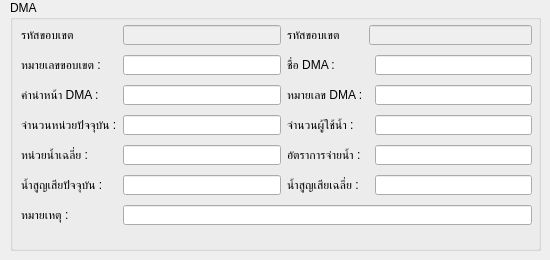
<?xml version="1.0" encoding="UTF-8"?>
<ui version="4.0">
 <class>Form</class>
 <widget class="QWidget" name="Form">
  <property name="geometry">
   <rect>
    <x>0</x>
    <y>0</y>
    <width>550</width>
    <height>260</height>
   </rect>
  </property>
  <property name="sizePolicy">
   <sizepolicy hsizetype="Fixed" vsizetype="Fixed">
    <horstretch>0</horstretch>
    <verstretch>0</verstretch>
   </sizepolicy>
  </property>
  <property name="minimumSize">
   <size>
    <width>550</width>
    <height>260</height>
   </size>
  </property>
  <property name="maximumSize">
   <size>
    <width>550</width>
    <height>260</height>
   </size>
  </property>
  <property name="baseSize">
   <size>
    <width>550</width>
    <height>250</height>
   </size>
  </property>
  <property name="windowTitle">
   <string>Form</string>
  </property>
  <widget class="QGroupBox" name="groupBox">
   <property name="geometry">
    <rect>
     <x>10</x>
     <y>0</y>
     <width>531</width>
     <height>251</height>
    </rect>
   </property>
   <property name="title">
    <string>DMA</string>
   </property>
   <widget class="QWidget" name="layoutWidget">
    <property name="geometry">
     <rect>
      <x>11</x>
      <y>19</y>
      <width>511</width>
      <height>212</height>
     </rect>
    </property>
    <layout class="QGridLayout" name="gridLayout">
     <property name="topMargin">
      <number>6</number>
     </property>
     <property name="bottomMargin">
      <number>6</number>
     </property>
     <property name="verticalSpacing">
      <number>10</number>
     </property>
     <item row="0" column="0">
      <widget class="QLabel" name="label_12">
       <property name="text">
        <string>รหัสขอบเขต</string>
       </property>
      </widget>
     </item>
     <item row="0" column="1">
      <widget class="QLineEdit" name="id">
       <property name="enabled">
        <bool>false</bool>
       </property>
      </widget>
     </item>
     <item row="0" column="2">
      <widget class="QLabel" name="label_dmaId">
       <property name="text">
        <string>รหัสขอบเขต</string>
       </property>
      </widget>
     </item>
     <item row="0" column="3" colspan="2">
      <widget class="QLineEdit" name="dmaId">
       <property name="enabled">
        <bool>false</bool>
       </property>
      </widget>
     </item>
     <item row="1" column="0">
      <widget class="QLabel" name="label">
       <property name="text">
        <string>หมายเลขขอบเขต :</string>
       </property>
      </widget>
     </item>
     <item row="1" column="1">
      <widget class="QLineEdit" name="dmaNo"/>
     </item>
     <item row="1" column="2">
      <widget class="QLabel" name="label_3">
       <property name="text">
        <string>ชื่อ DMA :</string>
       </property>
      </widget>
     </item>
     <item row="1" column="4">
      <widget class="QLineEdit" name="dmaName"/>
     </item>
     <item row="2" column="0">
      <widget class="QLabel" name="label_2">
       <property name="text">
        <string>คำนำหน้า DMA :</string>
       </property>
      </widget>
     </item>
     <item row="2" column="1">
      <widget class="QLineEdit" name="prefixDmaNo"/>
     </item>
     <item row="2" column="2">
      <widget class="QLabel" name="label_4">
       <property name="text">
        <string>หมายเลข DMA :</string>
       </property>
      </widget>
     </item>
     <item row="2" column="4">
      <widget class="QLineEdit" name="runDmaNo"/>
     </item>
     <item row="3" column="0">
      <widget class="QLabel" name="label_5">
       <property name="text">
        <string>จำนวนหน่วยปัจจุบัน :</string>
       </property>
      </widget>
     </item>
     <item row="3" column="1">
      <widget class="QLineEdit" name="dmaPrswtusg"/>
     </item>
     <item row="3" column="2">
      <widget class="QLabel" name="label_6">
       <property name="text">
        <string>จำนวนผู้ใช้น้ำ :</string>
       </property>
      </widget>
     </item>
     <item row="3" column="4">
      <widget class="QLineEdit" name="amountCust"/>
     </item>
     <item row="4" column="0">
      <widget class="QLabel" name="label_7">
       <property name="text">
        <string>หน่วยน้ำเฉลี่ย :</string>
       </property>
      </widget>
     </item>
     <item row="4" column="1">
      <widget class="QLineEdit" name="dmaAvgwtusg"/>
     </item>
     <item row="4" column="2" colspan="2">
      <widget class="QLabel" name="label_8">
       <property name="text">
        <string>อัตราการจ่ายน้ำ :</string>
       </property>
      </widget>
     </item>
     <item row="4" column="4">
      <widget class="QLineEdit" name="amountFlow"/>
     </item>
     <item row="5" column="0">
      <widget class="QLabel" name="label_9">
       <property name="text">
        <string>น้ำสูญเสียปัจจุบัน :</string>
       </property>
      </widget>
     </item>
     <item row="5" column="1">
      <widget class="QLineEdit" name="nonRevenuePercentPrs"/>
     </item>
     <item row="5" column="2" colspan="2">
      <widget class="QLabel" name="label_10">
       <property name="text">
        <string>น้ำสูญเสียเฉลี่ย :</string>
       </property>
      </widget>
     </item>
     <item row="5" column="4">
      <widget class="QLineEdit" name="nonRevenuePercentAvg"/>
     </item>
     <item row="6" column="0">
      <widget class="QLabel" name="label_11">
       <property name="text">
        <string>หมายเหตุ :</string>
       </property>
      </widget>
     </item>
     <item row="6" column="1" colspan="4">
      <widget class="QLineEdit" name="remark"/>
     </item>
    </layout>
   </widget>
  </widget>
  <widget class="QGroupBox" name="groupBox_2">
   <property name="geometry">
    <rect>
     <x>0</x>
     <y>280</y>
     <width>541</width>
     <height>61</height>
    </rect>
   </property>
   <property name="title">
    <string>GroupBox</string>
   </property>
   <widget class="QLineEdit" name="_temp_id">
    <property name="geometry">
     <rect>
      <x>10</x>
      <y>20</y>
      <width>113</width>
      <height>20</height>
     </rect>
    </property>
   </widget>
   <widget class="QLabel" name="labelli">
    <property name="geometry">
     <rect>
      <x>140</x>
      <y>23</y>
      <width>47</width>
      <height>20</height>
     </rect>
    </property>
    <property name="text">
     <string>TextLabel</string>
    </property>
   </widget>
   <widget class="QLineEdit" name="globalId">
    <property name="geometry">
     <rect>
      <x>260</x>
      <y>20</y>
      <width>113</width>
      <height>20</height>
     </rect>
    </property>
   </widget>
   <widget class="QLabel" name="label_40">
    <property name="geometry">
     <rect>
      <x>390</x>
      <y>20</y>
      <width>47</width>
      <height>13</height>
     </rect>
    </property>
    <property name="text">
     <string>globalId</string>
    </property>
   </widget>
  </widget>
 </widget>
 <resources/>
 <connections/>
</ui>
